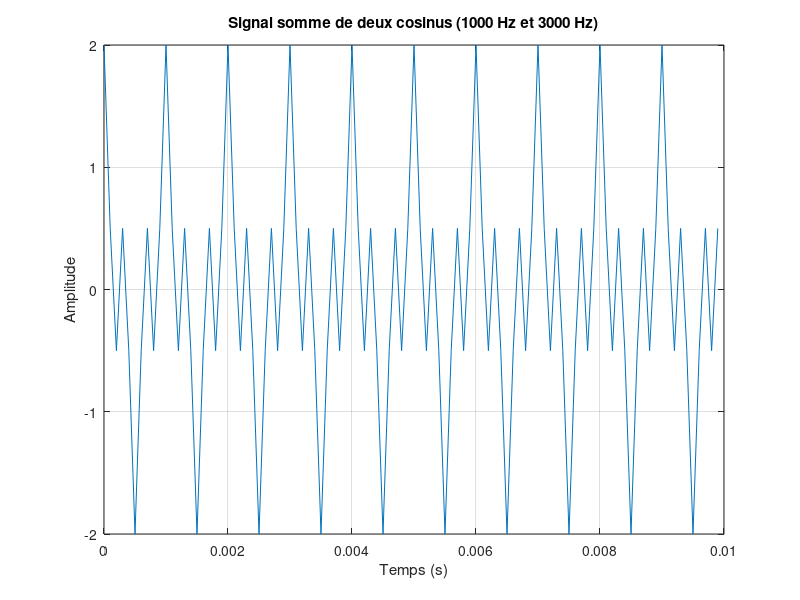
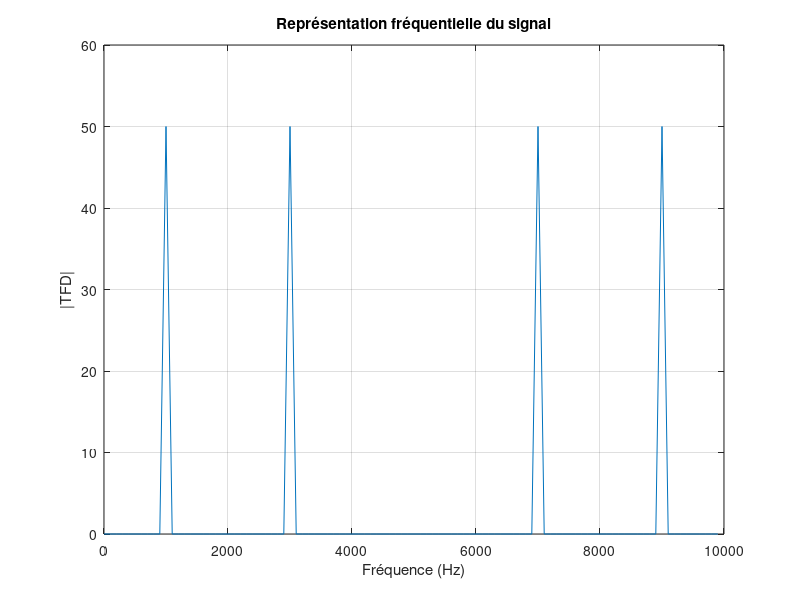
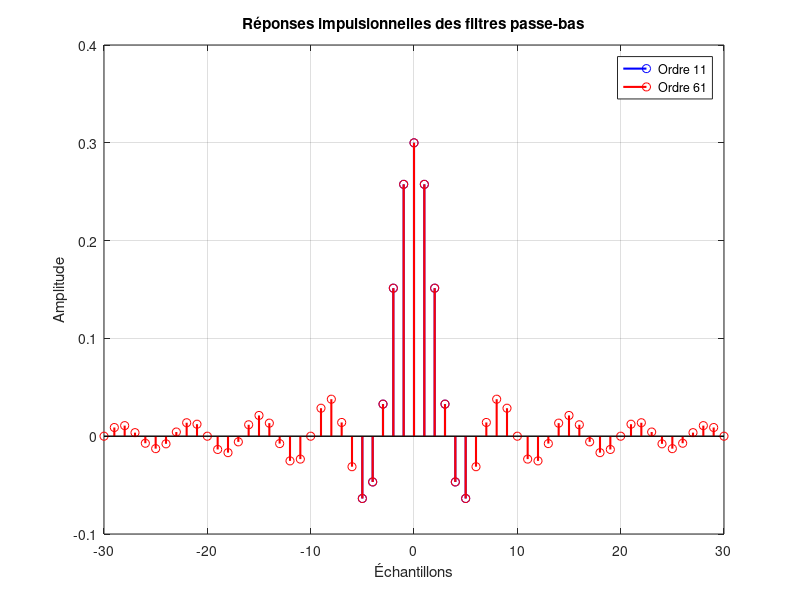
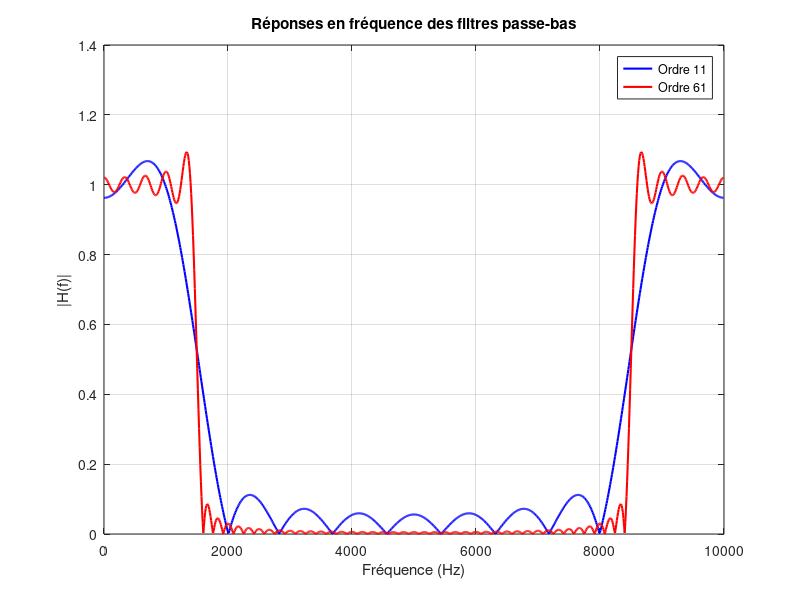

The MATLAB source for these figures, in order:
%%%%%%%%%%%%%%%%%%%%%%%%%%%%%%%%%%%%%%%%%%%%%%%%%%%%%%%%%%%%%%%%%%%%%%%%%%%
%               TP2 de Traitement Numérique du Signal
%                   SCIENCES DU NUMERIQUE 1A
%                       Février 2025 
%                        Prénom Nom
%%%%%%%%%%%%%%%%%%%%%%%%%%%%%%%%%%%%%%%%%%%%%%%%%%%%%%%%%%%%%%%%%%%%%%%%%%%

clear all
close all

%% %%%%%%%%%%%%%%%%%%%%%%%%%%%%%%%%%%%%%%%%%%%%%%%%%%%%%%%%%%%%%%%%%%%%%%%%
% PARAMETRES GENERAUX
%%%%%%%%%%%%%%%%%%%%%%%%%%%%%%%%%%%%%%%%%%%%%%%%%%%%%%%%%%%%%%%%%%%%%%%%%%%
Fe = 10000;             % Fréquence d'échantillonnage en Hz
Te = 1/Fe;              % Période d'échantillonnage en secondes
N = 100;                % Nombre d'échantillons
f1 = 1000;              % Fréquence du premier cosinus en Hz
f2 = 3000;              % Fréquence du deuxième cosinus en Hz
A = 1;                  % Amplitude des cosinus

%% %%%%%%%%%%%%%%%%%%%%%%%%%%%%%%%%%%%%%%%%%%%%%%%%%%%%%%%%%%%%%%%%%%%%%%%%
% GENERATION DU SIGNAL A FILTRER
%%%%%%%%%%%%%%%%%%%%%%%%%%%%%%%%%%%%%%%%%%%%%%%%%%%%%%%%%%%%%%%%%%%%%%%%%%%
% Définition de l'échelle temporelle
temps = (0:N-1)*Te;

% Génération des deux cosinus
cos1 = A*cos(2*pi*f1*temps);
cos2 = A*cos(2*pi*f2*temps);

% Somme des deux cosinus
signal = cos1 + cos2;

% Tracé du signal dans le domaine temporel
figure
plot(temps, signal)
grid
xlabel('Temps (s)')
ylabel('Amplitude')
title('Signal somme de deux cosinus (1000 Hz et 3000 Hz)')

% Tracé de la représentation fréquentielle (TFD)
X = fft(signal);
echelle_frequentielle = (0:N-1)*(Fe/N);
figure
plot(echelle_frequentielle, abs(X))
grid
xlabel('Fréquence (Hz)')
ylabel('|TFD|')
title('Représentation fréquentielle du signal')

%% %%%%%%%%%%%%%%%%%%%%%%%%%%%%%%%%%%%%%%%%%%%%%%%%%%%%%%%%%%%%%%%%%%%%%%%%
% SYNTHESE DU FILTRE PASSE-BAS
%%%%%%%%%%%%%%%%%%%%%%%%%%%%%%%%%%%%%%%%%%%%%%%%%%%%%%%%%%%%%%%%%%%%%%%%%%%
% Définition des ordres du filtre
ordre1 = 11;            % Ordre du premier filtre
ordre2 = 61;            % Ordre du deuxième filtre

% Fréquence de coupure du filtre passe-bas (en Hz)
fc = 1500;              % Fréquence de coupure choisie pour conserver f1 = 1000 Hz

% Réponse impulsionnelle du filtre passe-bas (fenêtre rectangulaire)
h1 = 2*fc/Fe * sinc(2*fc/Fe * (-(ordre1-1)/2:(ordre1-1)/2));  % Filtre d'ordre 11
h2 = 2*fc/Fe * sinc(2*fc/Fe * (-(ordre2-1)/2:(ordre2-1)/2));  % Filtre d'ordre 61

% Tracé des réponses impulsionnelles superposées
figure
stem((- (ordre1-1)/2:(ordre1-1)/2), h1, 'b', 'LineWidth', 1.5)
hold on
stem((- (ordre2-1)/2:(ordre2-1)/2), h2, 'r', 'LineWidth', 1.5)
grid
title('Réponses impulsionnelles des filtres passe-bas')
xlabel('Échantillons')
ylabel('Amplitude')
legend('Ordre 11', 'Ordre 61')

% Calcul des réponses en fréquence des filtres
H1 = fft(h1, 1024);     % TFD du filtre d'ordre 11
H2 = fft(h2, 1024);     % TFD du filtre d'ordre 61
echelle_frequentielle_filtre = (0:1023)*(Fe/1024);

% Tracé des réponses en fréquence superposées
figure
plot(echelle_frequentielle_filtre, abs(H1), 'b', 'LineWidth', 1.5)
hold on
plot(echelle_frequentielle_filtre, abs(H2), 'r', 'LineWidth', 1.5)
grid
xlabel('Fréquence (Hz)')
ylabel('|H(f)|')
title('Réponses en fréquence des filtres passe-bas')
legend('Ordre 11', 'Ordre 61')

%% %%%%%%%%%%%%%%%%%%%%%%%%%%%%%%%%%%%%%%%%%%%%%%%%%%%%%%%%%%%%%%%%%%%%%%%%
% REALISATION DU FILTRAGE
%%%%%%%%%%%%%%%%%%%%%%%%%%%%%%%%%%%%%%%%%%%%%%%%%%%%%%%%%%%%%%%%%%%%%%%%%%%
% Filtrage du signal avec les deux filtres
signal_filtre1 = filter(h1, 1, signal);  % Filtrage avec le filtre d'ordre 11
signal_filtre2 = filter(h2, 1, signal);  % Filtrage avec le filtre d'ordre 61

% Tracé des signaux filtrés
figure
plot(temps, signal_filtre1, 'b', 'LineWidth', 1.5)
hold on
plot(temps, signal_filtre2, 'r', 'LineWidth', 1.5)
grid
title('Signaux filtrés avec les filtres passe-bas')
xlabel('Temps (s)')
ylabel('Amplitude')
legend('Ordre 11', 'Ordre 61')

% Tracé des représentations fréquentielles des signaux filtrés
X_filtre1 = fft(signal_filtre1);
X_filtre2 = fft(signal_filtre2);

figure
plot(echelle_frequentielle, abs(X_filtre1), 'b', 'LineWidth', 1.5)
hold on
plot(echelle_frequentielle, abs(X_filtre2), 'r', 'LineWidth', 1.5)
grid
xlabel('Fréquence (Hz)')
ylabel('|TFD|')
title('Représentation fréquentielle des signaux filtrés')
legend('Filtre ordre 11', 'Filtre ordre 61')
